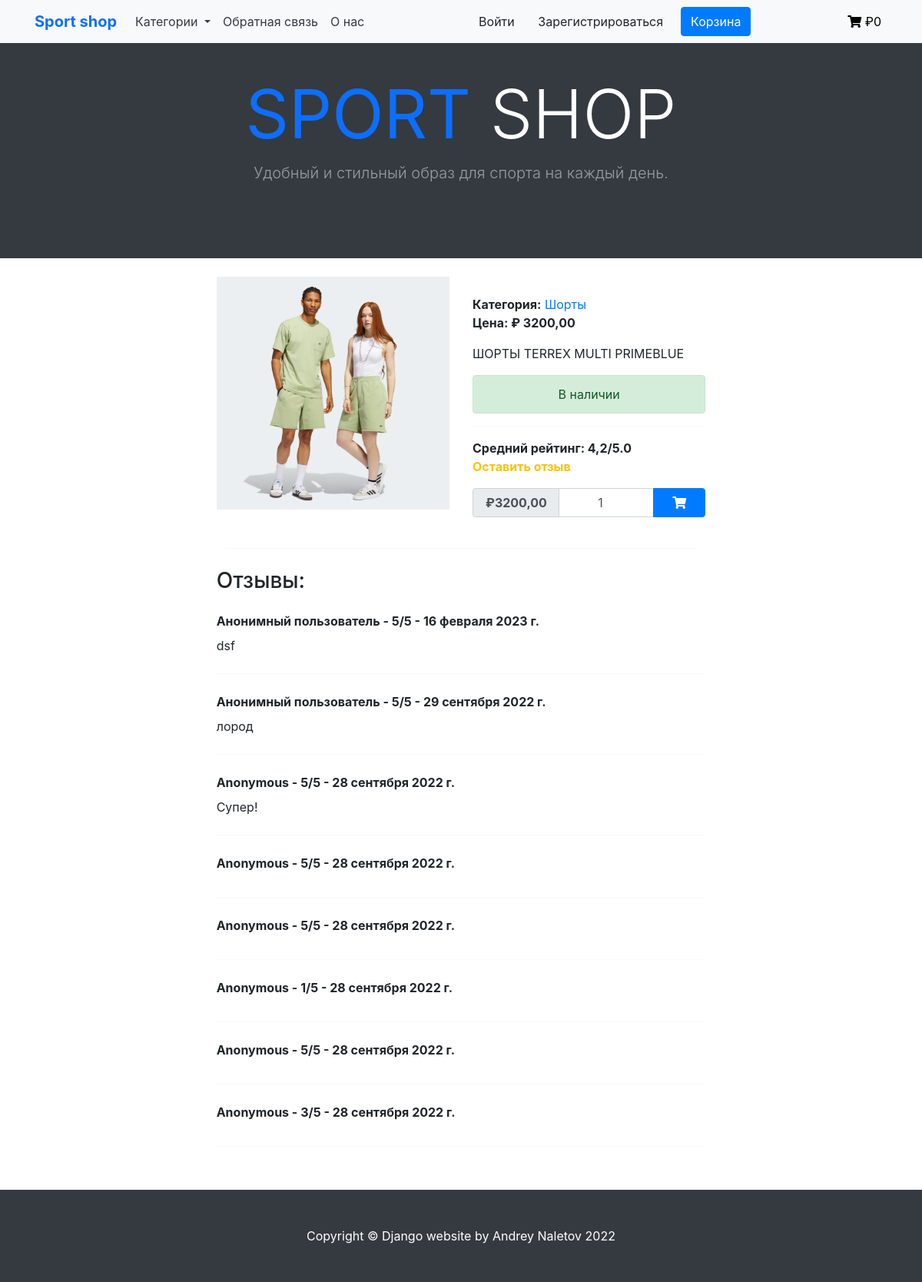
/category/shorty/shorty1, run on the app's committed database.
### shop/models.py (models this page shows, shortened)
class Product(models.Model):
    category = models.ForeignKey(Category, verbose_name='Категория', on_delete=models.CASCADE)
    title = models.CharField(max_length=255, verbose_name='Наименование')
    slug = models.SlugField(unique=True)
    image = models.ImageField(verbose_name='Изображение')
    description = models.TextField(verbose_name='Описание', null=True)
    price = models.DecimalField(max_digits=9, decimal_places=2, verbose_name='Цена')
    available = models.BooleanField(default=True)
    class Meta:
        verbose_name = 'Товары'  # отображение названия в админке
        verbose_name_plural = 'Товары'  # отображение названия в админке
        ordering = ('title',)
    def get_average_review_score(self):
        average_score = 0.0
        if self.reviews.count() > 0:
            total_score = sum([review.rating for review in self.reviews.all()])
            average_score = total_score / self.reviews.count()
        return round(average_score, 1)

class Category(models.Model):
    name = models.CharField(max_length=255, verbose_name='Имя категории')
    slug = models.SlugField(unique=True)
    class Meta:
        ordering = ('name',)  # сортировка применяется и в отображении в админке и в шаблонах
        verbose_name = 'Категории'
        verbose_name_plural = 'Категории'
    def __str__(self):
        return self.name
    def get_absolute_url(self):
        return reverse('shop:product_list_by_category', args=[self.slug])

class Review(models.Model):
    product = models.ForeignKey(Product, related_name='reviews', on_delete=models.CASCADE)
    author = models.CharField(max_length=50)
    rating = models.IntegerField(validators=[MinValueValidator(1), MaxValueValidator(5)])
    text = models.TextField(blank=True)
    created = models.DateTimeField(auto_now_add=True)
    class Meta:
        ordering = ('-created', )

### shop/views.py (the view, shortened to what this page needs)
# urls.py: path('category/<slug:category_slug>/<slug:slug>', ProductDetailView.as_view(), name='product_detail'),
class ProductDetailView(DataMixin, DetailView):
    model = Product
    context_object_name = 'product'
    template_name = 'shop/product/detail.html'
    def get_context_data(self, **kwargs):
        context = super().get_context_data(**kwargs)
        context['category'] = get_object_or_404(Category, slug=self.kwargs['category_slug'])
        context['review_form'] = ReviewForm()
        context['cart_product_form'] = CartAddProductForm()
        context = self.get_user_context(**context)
        return context

### shop/forms.py
class ReviewForm(forms.ModelForm):
    class Meta:
        model = Review
        fields = ['text', 'rating']
        widgets = {
            'text': forms.Textarea(
                attrs={'class': 'form-control shadow px-2',
                       'rows': 6
                       }
            ),
            'rating': forms.RadioSelect
        }

### cart/forms.py
class CartAddProductForm(forms.Form):
    quantity = forms.IntegerField(
        min_value=1,
        widget=NumberInput(attrs={
            'class': 'form-control text-center px-3',
            'value': 1
        })
    )

### cart/context_processors.py (called while the page is built)
def cart(request):
    cart = get_cart(request)
    cart_total_price = sum(Decimal(item['price']) * item['quantity'] for item in cart.values())
    return {
        'cart_total_price': cart_total_price
    }

### cart/views.py (called while the page is built)
def get_cart(request):
    cart = request.session.get(settings.CART_ID)
    if not cart:
        cart = request.session[settings.CART_ID] = {}
    return cart

### shop/context_processors.py (called while the page is built)
def shop(request):
    categories = Category.objects.all()
    return {'categories': categories}

### shop/utils.py (called while the page is built)
    def get_user_context(self, **kwargs):
        context = kwargs
        categories = Category.objects.all()
        context['categories'] = categories
        return context

### shop/templates/shop/product/detail.html (shortened to what this page needs)
{% extends "shop/base.html" %}
{% load static %}
{% block content %}
    <br>
    <div class="card shadow-custom border-0 col-lg-8 mx-auto">
        <div class="row justify-content-center">
            <div class="col-lg-6">
                <img src="{{ product.image.url }}" alt="" class="img-fluid rounded-0">
            </div>
            <div class="col-lg-6">
                <div class="top">
                    <div>
                        <span class="font-weight-bold text-grey">Категория:</span>
                        <a href="{{ product.category.get_absolute_url }}"> {{ product.category }}</a>
                    </div>
                    <div>
                        <span class="font-weight-bold text-grey">Цена: <span class="price">₽ {{ product.price }}</span></span>
                    </div>
                </div>
                <div class="mt-3">
                    {{ product.description }}
                </div>
                {% if product.available %}
                    <div class="alert alert-success my-3 text-center">В наличии</div>
                {% else %}
                    <div class="alert alert-danger my-3 text-center">Временно недоступен</div>
                {% endif %}
                <hr>
                <div class="review">
                    <span class="font-weight-bold text-grey">Средний рейтинг: {{ product.get_average_review_score }}/5.0</span>
                    <div class="mb-3 font-weight-bold">
                        <a href="" class="text-warning" data-toggle="modal" data-target="#myModal">Оставить отзыв</a>
                    </div>
                </div>
                <div class="mb-4">
                    <form action="{% url 'cart:cart_add' product.id %}" method="post">
                        <span class="input-group add-to-cart shadow-custom">
                            <div class="input-group-prepend">
                                <span class="input-group-text font-weight-bold px-3 price">₽{{ product.price }}</span>
                            </div>
                            {{ cart_product_form.quantity }}
                            <div class="input-group-append">
                                <button class="btn btn-primary px-4 reduce_padding" type="submit" data-toggle="tooltip" data-placement="top" title="Add to cart">
                                    <i class="fas fa-shopping-cart"></i>
                                </button>
                            </div>
                        </span>
                    </form>
                </div>
            </div>
        </div>
    </div>
    <hr class="col-7 mx-auto">
    <div class="card shadow-custom border-0 col-lg-8 mx-auto mb-3">
        <h3 class="py-2 text-grey">Отзывы:</h3>
        {% for review in product.reviews.all %}
            <span class="font-weight-bold py-2 text-grey">{{ review.author }} - {{ review.rating }}/5 - {{ review.created|date }}</span>
            <span class="text-justify pb-2">{{ review.text }}</span>
            <hr>
        {% empty %}
            <span class="pb-2">Пока нет отзывов</span>
        {% endfor %}
    </div>
{% endblock %}

### shop/static/shop/css/base.css (style rules this page uses)
body { margin:0; padding:0; font-family:helvetica, sans-serif; }
h1, h2, h3, h4, h5 , h6 { font-family: 'Ubuntu', sans-serif; font-weight:normal; }
a { text-decoration:none; color:#5993bb; }

### data on the page
Product: image (picture), category "Шорты", price "3200,00", description "ШОРТЫ TERREX MULTI PRIMEBLUE", get_average_review_score "4,2"
Review: author "Анонимный пользователь", rating "5", created "16 февраля 2023 г.", text "dsf"
Review: author "Анонимный пользователь", rating "5", created "29 сентября 2022 г.", text "лород"
Review: author "Anonymous", rating "5", created "28 сентября 2022 г.", text "Супер!"
Review: author "Anonymous", rating "5", created "28 сентября 2022 г."
Review: author "Anonymous", rating "5", created "28 сентября 2022 г."
Review: author "Anonymous", rating "1", created "28 сентября 2022 г."
Review: author "Anonymous", rating "5", created "28 сентября 2022 г."
Review: author "Anonymous", rating "3", created "28 сентября 2022 г."

### other printed values
{{ cart_total_price }} "0"
